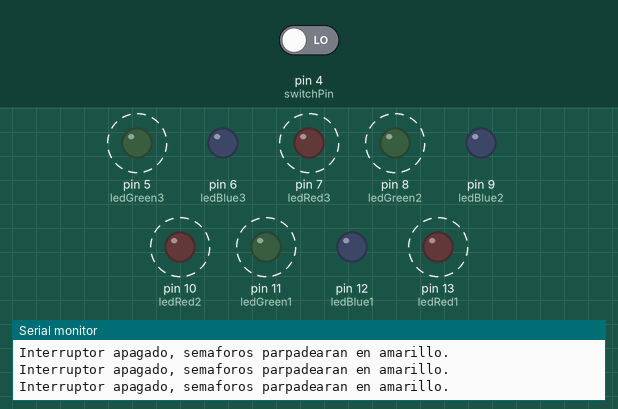
Bench run of a sketch on a simulated Arduino Uno, built with avr-gcc and run on an emulated ATmega328P. Parts: output pins drawn as LEDs (lit = HIGH), the last lines printed to the serial monitor. Dashed ring = blinking. Inputs (shaded band) come from the test bench; at power-on: pin 4 (switchPin) LOW.

Above: at 10.8 s.
10.9 s: pin 4 (switchPin) driven HIGH
At 15.8 s:
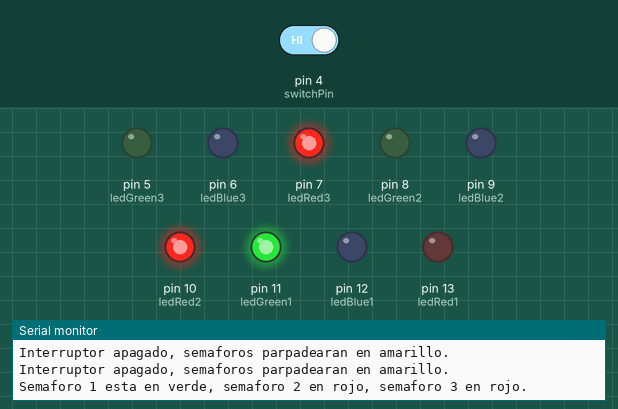
19.5 s: pin 4 (switchPin) driven LOW
At 20.4 s:
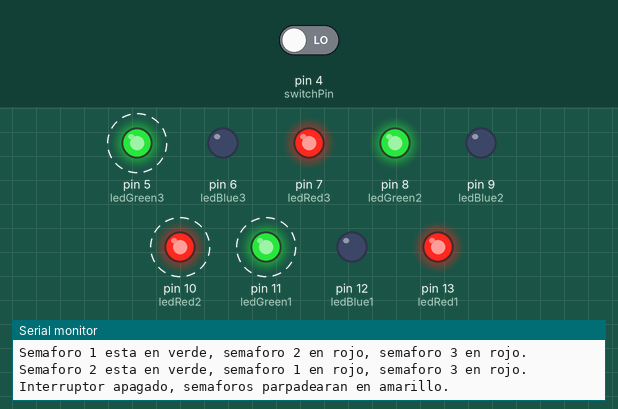
Timing chart, 0 to 31.5 s (numbered marks = the images above; inputs shaded):
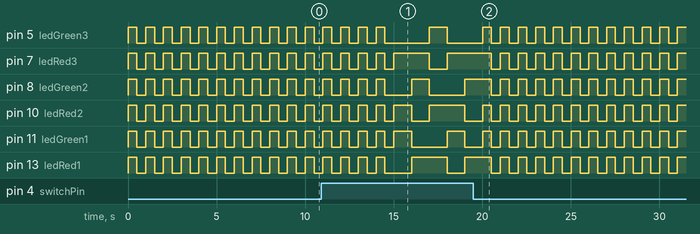

The sketch:

taller_so_2_21.ino
```cpp
// Definir los pines
const int ledRed1 = 13;
const int ledGreen1 = 11;
const int ledBlue1 = 12;

const int ledRed2 = 10;
const int ledGreen2 = 8;
const int ledBlue2 = 9;

const int ledRed3 = 7;
const int ledGreen3 = 5;
const int ledBlue3 = 6;

// Definir el switch
#define switchPin 4

void setup() {
    pinMode(ledRed1, OUTPUT);
    pinMode(ledGreen1, OUTPUT);
    pinMode(ledBlue1, OUTPUT);

    pinMode(ledRed2, OUTPUT);
    pinMode(ledGreen2, OUTPUT);
    pinMode(ledBlue2, OUTPUT);

    pinMode(ledRed3, OUTPUT);
    pinMode(ledGreen3, OUTPUT);
    pinMode(ledBlue3, OUTPUT);

    pinMode(switchPin, INPUT);

    Serial.begin(9600);
}

void loop() {
    int statu = digitalRead(switchPin);

    if (statu == HIGH) {
        while (digitalRead(switchPin) == HIGH) {
            // Semáforo 1
            Serial.println("Semaforo 1 esta en verde, semaforo 2 en rojo, semaforo 3 en rojo.");
            activateTrafficLight1();
            setTrafficLightColor(ledRed2, ledGreen2, ledBlue2, 255, 0, 0);
            setTrafficLightColor(ledRed3, ledGreen3, ledBlue3, 255, 0, 0);
            delay(1000);

            if (digitalRead(switchPin) == LOW) break;

            // Semáforo 2
            Serial.println("Semaforo 2 esta en verde, semaforo 1 en rojo, semaforo 3 en rojo.");
            activateTrafficLight2();
            setTrafficLightColor(ledRed1, ledGreen1, ledBlue1, 255, 0, 0);
            setTrafficLightColor(ledRed3, ledGreen3, ledBlue3, 255, 0, 0);
            delay(1000);

            if (digitalRead(switchPin) == LOW) break;

            // Semáforo 3
            Serial.println("Semaforo 3 esta en verde, semaforo 1 en rojo, semaforo 2 en rojo.");
            activateTrafficLight3();
            setTrafficLightColor(ledRed1, ledGreen1, ledBlue1, 255, 0, 0);
            setTrafficLightColor(ledRed2, ledGreen2, ledBlue2, 255, 0, 0);
            delay(1000);

            if (digitalRead(switchPin) == LOW) break;
        }
    } else {
        Serial.println("Interruptor apagado, semaforos parpadearan en amarillo.");
        flashYellowLights();
    }
}

// Crear funciones
void setTrafficLightColor(int redPin, int greenPin, int bluePin, int r, int g, int b) {
    analogWrite(redPin, r);
    analogWrite(greenPin, g);
    analogWrite(bluePin, b);
}

void activateTrafficLight1() {
    setTrafficLightColor(ledRed1, ledGreen1, ledBlue1, 0, 255, 0); // Verde
}

void activateTrafficLight2() {
    setTrafficLightColor(ledRed2, ledGreen2, ledBlue2, 0, 255, 0); // Verde
}

void activateTrafficLight3() {
    setTrafficLightColor(ledRed3, ledGreen3, ledBlue3, 0, 255, 0); // Verde
}

void flashYellowLights() {
    for (int i = 0; i < 5; i++) {
        setTrafficLightColor(ledRed1, ledGreen1, ledBlue1, 255, 255, 0); // Amarillo
        setTrafficLightColor(ledRed2, ledGreen2, ledBlue2, 255, 255, 0);
        setTrafficLightColor(ledRed3, ledGreen3, ledBlue3, 255, 255, 0);
        delay(500);
        setTrafficLightColor(ledRed1, ledGreen1, ledBlue1, 0, 0, 0); // Apagar
        setTrafficLightColor(ledRed2, ledGreen2, ledBlue2, 0, 0, 0);
        setTrafficLightColor(ledRed3, ledGreen3, ledBlue3, 0, 0, 0);
        delay(500);
    }
}
```

Measured:
- after the input at 19.5 s, pin 5 (ledGreen3), pin 7 (ledRed3), pin 8 (ledGreen2), pin 10 (ledRed2), pin 13 (ledRed1): alternates HIGH for 0.50 s and LOW for 0.50 s, starting after 1.0 s; pin 11 (ledGreen1): alternates HIGH for 0.50 s and LOW for 0.50 s, starting after 0.52 s
- by itself, pin 5 (ledGreen3), pin 7 (ledRed3), pin 8 (ledGreen2), pin 10 (ledRed2), pin 11 (ledGreen1), pin 13 (ledRed1): alternates HIGH for 0.50 s and LOW for 0.50 s
